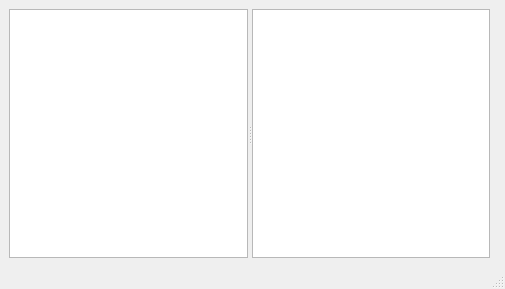
<?xml version="1.0" encoding="UTF-8"?>
<ui version="4.0">
 <class>MainWindow</class>
 <widget class="QMainWindow" name="MainWindow">
  <property name="geometry">
   <rect>
    <x>0</x>
    <y>0</y>
    <width>505</width>
    <height>289</height>
   </rect>
  </property>
  <property name="windowTitle">
   <string>MainWindow</string>
  </property>
  <widget class="QWidget" name="centralwidget">
   <layout class="QHBoxLayout" name="horizontalLayout">
    <item>
     <widget class="QSplitter" name="splitter_3">
      <property name="orientation">
       <enum>Qt::Horizontal</enum>
      </property>
      <widget class="QTreeView" name="treeView"/>
      <widget class="QListView" name="listView"/>
     </widget>
    </item>
    <item>
     <widget class="QSplitter" name="splitter_2">
      <property name="orientation">
       <enum>Qt::Horizontal</enum>
      </property>
      <widget class="QSplitter" name="splitter">
       <property name="orientation">
        <enum>Qt::Vertical</enum>
       </property>
      </widget>
     </widget>
    </item>
   </layout>
  </widget>
  <widget class="QMenuBar" name="menubar">
   <property name="geometry">
    <rect>
     <x>0</x>
     <y>0</y>
     <width>505</width>
     <height>20</height>
    </rect>
   </property>
  </widget>
  <widget class="QStatusBar" name="statusbar"/>
 </widget>
 <resources/>
 <connections/>
</ui>
